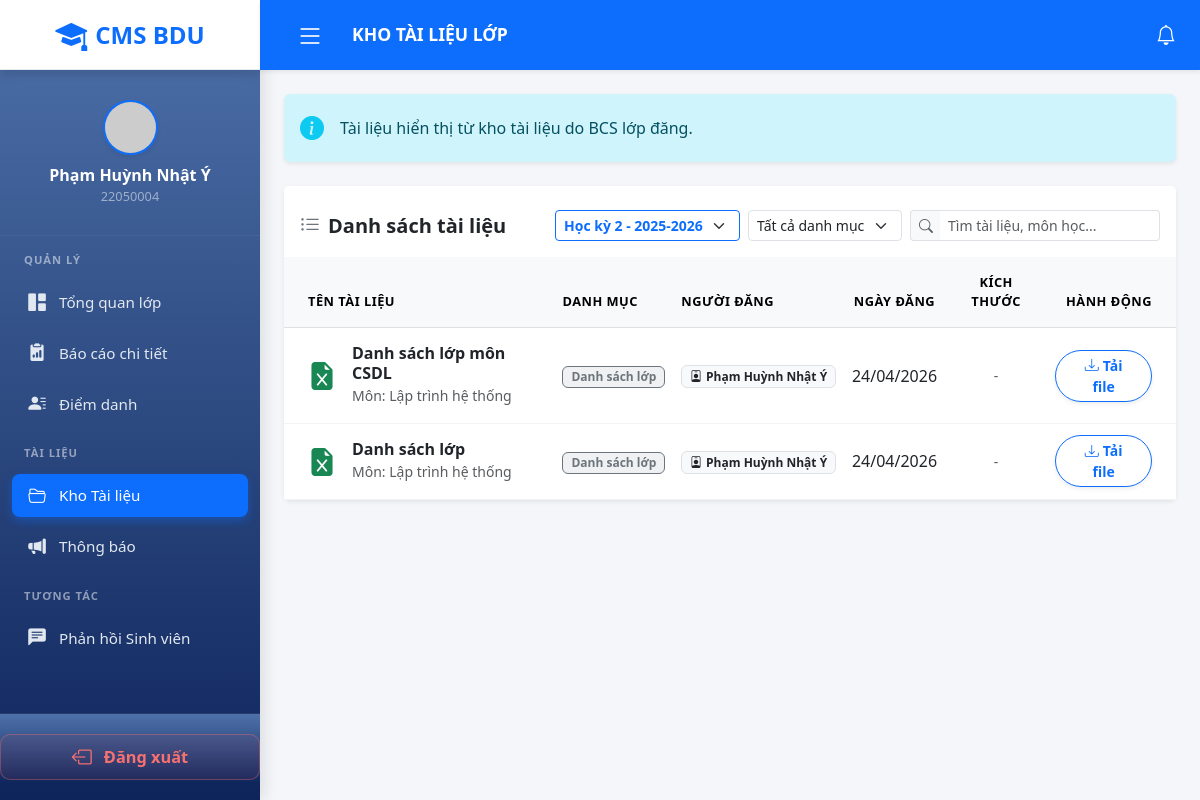
Screenshot of /views/student/documents.php (signed in) with the database file from the repository.
### tables this page shows
CREATE TABLE `users` (
  `id` int(11) NOT NULL AUTO_INCREMENT,
  `username` varchar(50) DEFAULT NULL,
  `password` varchar(255) DEFAULT NULL,
  `full_name` varchar(100) DEFAULT NULL,
  `email` varchar(100) NOT NULL,
  `google_id` varchar(255) DEFAULT NULL,
  `role` enum('student','bcs','teacher','support_admin','admin') DEFAULT 'student',
  `secondary_role` enum('student','bcs','teacher','admin') DEFAULT NULL,
  `is_active` tinyint(1) DEFAULT 1 COMMENT '1: Hoạt động, 0: Bị khóa',
  `position` varchar(100) DEFAULT NULL COMMENT 'Chức vụ (BCS): Lớp trưởng, Lớp phó',
  `academic_title` varchar(50) DEFAULT NULL COMMENT 'Học hàm/học vị: GS, PGS, TS, ThS, CN...',
  `avatar` varchar(255) DEFAULT NULL,
  `birth_date` date DEFAULT NULL,
  `phone_number` varchar(20) DEFAULT NULL,
  `address` varchar(255) DEFAULT NULL,
  `created_at` timestamp NOT NULL DEFAULT current_timestamp(),
  PRIMARY KEY (`id`),
  UNIQUE KEY `email` (`email`)
);

CREATE TABLE `documents` (
  `id` int(11) NOT NULL AUTO_INCREMENT,
  `title` varchar(255) NOT NULL,
  `note` varchar(255) DEFAULT NULL,
  `category` varchar(50) DEFAULT NULL COMMENT 'VD: Thông báo, Học liệu, Danh sách lớp',
  `drive_link` varchar(255) DEFAULT NULL,
  `drive_file_id` varchar(255) DEFAULT NULL,
  `icon_type` varchar(20) DEFAULT NULL,
  `custom_icon` varchar(255) DEFAULT NULL,
  `class_subject_id` int(11) NOT NULL,
  `uploader_id` int(11) DEFAULT NULL,
  `semester` varchar(10) DEFAULT NULL,
  `created_at` timestamp NOT NULL DEFAULT current_timestamp(),
  PRIMARY KEY (`id`),
  KEY `uploader_id` (`uploader_id`),
  KEY `idx_document_class` (`class_subject_id`),
  CONSTRAINT `documents_ibfk_1` FOREIGN KEY (`class_subject_id`) REFERENCES `class_subjects` (`id`) ON DELETE CASCADE,
  CONSTRAINT `documents_ibfk_2` FOREIGN KEY (`uploader_id`) REFERENCES `users` (`id`) ON DELETE SET NULL
);

### views/student/documents.php (the view, shortened to what the rows shown need)
<?php
require_once __DIR__ . '/../../config/config.php';
require_once __DIR__ . '/../../config/session.php';
require_once __DIR__ . '/../../config/helpers.php';
$userId = (int)($_SESSION['user_id'] ?? 0);
$extraCss = ['layout.css', 'student/student-layout.css', 'student/documents.css'];
function studentDocSizeLabel($driveLink): string {
    $link = trim((string)$driveLink);
    $path = (string)(parse_url($link, PHP_URL_PATH) ?? '');
    $basePath = (string)(parse_url(BASE_URL, PHP_URL_PATH) ?? '/cms');
    $prefix = rtrim($basePath, '/') . '/public/uploads/documents/';
    $fileName = basename(urldecode(substr($path, strlen($prefix))));
    $fullPath = BASE_PATH . '/public/uploads/documents/' . $fileName;
    if (!is_file($fullPath)) return '-';
    $bytes = @filesize($fullPath);
    return studentDocFormatFileSize($bytes);
}
$semesters = db_fetch_all(
    "SELECT sm.id, sm.semester_name, sm.academic_year, sm.start_date, sm.end_date
     FROM semesters sm
     WHERE sm.id IN (
        SELECT DISTINCT cs.semester_id
        FROM student_subject_registration ssr
        JOIN class_subject_groups csg ON ssr.class_subject_group_id = csg.id
        JOIN class_subjects cs ON csg.class_subject_id = cs.id
        WHERE ssr.student_id = ?
          AND ssr.status = 'Đang học'
          AND cs.semester_id IS NOT NULL
     )
     ORDER BY sm.academic_year DESC,
              FIELD(UPPER(sm.semester_name), 'HK1', '1', 'HK2', '2', 'HK3', '3'),
              sm.start_date DESC",
    [$userId]
);
$currentSemester = null;
$today = date('Y-m-d');
foreach ($semesters as $sem) {
    $start = $sem['start_date'] ?? '';
    $end = $sem['end_date'] ?? '';
    if ($start !== '' && $end !== '' && $today >= $start && $today <= $end) {
        $currentSemester = $sem;
        break;
    }
}
$selectedSemesterId = (int)($_GET['semester_id'] ?? ($currentSemester['id'] ?? 0));
$documents = db_fetch_all(
    "SELECT d.*, s.subject_name, s.subject_code,
            uploader.full_name as uploader_name,
            sm.semester_name, sm.academic_year
     FROM documents d
     JOIN class_subjects cs ON d.class_subject_id = cs.id
     JOIN subjects s ON cs.subject_id = s.id
     LEFT JOIN users uploader ON d.uploader_id = uploader.id
     LEFT JOIN semesters sm ON cs.semester_id = sm.id
     WHERE d.class_subject_id IN (
        SELECT DISTINCT csg.class_subject_id
        FROM student_subject_registration ssr
        JOIN class_subject_groups csg ON ssr.class_subject_group_id = csg.id
        WHERE ssr.student_id = ? AND ssr.status = 'Đang học'
     )
       AND LOWER(COALESCE(uploader.role, '')) = 'bcs'
       AND (? <= 0 OR cs.semester_id = ?)
     ORDER BY d.created_at DESC",
    [$userId, $selectedSemesterId, $selectedSemesterId]
);
?>
<!DOCTYPE html>
<html lang="vi">
<head>
    <link href="https://cdn.jsdelivr.net/npm/bootstrap@5.3.0/dist/css/bootstrap.min.css" rel="stylesheet">
    <link href="https://cdn.jsdelivr.net/npm/bootstrap-icons@1.10.5/font/bootstrap-icons.css" rel="stylesheet">
    <link rel="stylesheet" href="../../public/css/style.css">
    <?php foreach ($extraCss as $css): ?>
        <link rel="stylesheet" href="../../public/css/<?= e($css) ?>">
    <?php endforeach; ?>
</head>
<body class="dashboard-body">
<?php include_once __DIR__ . '/../../layouts/sidebar.php'; ?>
<div class="main-content" id="mainContent">
    <div class="p-4">
        <div class="card shadow-sm border-0">
            <div class="card-body p-0">
                <div class="table-responsive">
                    <table class="table table-hover align-middle custom-detail-table mb-0" id="documentsTable">
                        <thead class="text-muted small fw-bold table-light">
                            <tr>
                                <th class="ps-4 py-3">TÊN TÀI LIỆU</th>
                                <th class="py-3">DANH MỤC</th>
                                <th class="py-3">NGƯỜI ĐĂNG</th>
                                <th class="py-3 text-center">NGÀY ĐĂNG</th>
                                <th class="py-3 text-center">KÍCH THƯỚC</th>
                                <th class="pe-4 py-3 text-end">HÀNH ĐỘNG</th>
                            </tr>
                        </thead>
                        <tbody>
                            <?php if (!empty($documents)): ?>
                                <?php foreach ($documents as $doc): ?>
                                    <?php
                                    $title = (string)($doc['title'] ?? '');
                                    $link = (string)($doc['drive_link'] ?? '');
                                    $fileIcon = 'bi-file-earmark-fill';
                                    $iconColor = 'text-secondary';
                                    $target = strtolower($title . ' ' . $link);
                                    if (preg_match('/\.pdf(\?|$)/i', $target)) {
                                        $fileIcon = 'bi-file-earmark-pdf-fill';
                                        $iconColor = 'text-danger';
                                    } elseif (preg_match('/\.(doc|docx)(\?|$)/i', $target)) {
                                        $fileIcon = 'bi-file-earmark-word-fill';
                                        $iconColor = 'text-primary';
                                    } elseif (preg_match('/\.(xls|xlsx)(\?|$)/i', $target)) {
                                        $fileIcon = 'bi-file-earmark-excel-fill';
                                        $iconColor = 'text-success';
                                    } elseif (preg_match('/\.(zip|rar|7z)(\?|$)/i', $target)) {
                                        $fileIcon = 'bi-file-earmark-zip-fill';
                                        $iconColor = 'text-warning';
                                    }
                                    $category = (string)($doc['category'] ?? 'Khác');
                                    $categoryClass = 'bg-secondary bg-opacity-10 text-secondary border-secondary';
                                    ?>
                                    <tr data-category="<?= e(strtolower($category)) ?>" data-title="<?= e(strtolower(($title ?? '') . ' ' . ($doc['subject_name'] ?? '') . ' ' . ($doc['note'] ?? ''))) ?>">
                                        <td class="ps-4 py-3">
                                            <?php if ($link !== ''): ?>
                                                <a href="<?= e($link) ?>" target="_blank" rel="noopener noreferrer" class="file-link d-flex align-items-center">
                                                    <i class="bi <?= $fileIcon ?> fs-3 <?= $iconColor ?> me-3"></i>
                                                    <div>
                                                        <h6 class="mb-0 fw-bold text-dark file-title"><?= e($title) ?></h6>
                                                        <small class="text-muted"><?= e('Môn: ' . (($doc['subject_name'] ?? '') !== '' ? $doc['subject_name'] : '--')) ?></small>
                                                    </div>
                                                </a>
                                            <?php endif; ?>
                                        </td>
                                        <td>
                                            <span class="badge <?= $categoryClass ?> border px-2 py-1"><?= e($category) ?></span>
                                        </td>
                                        <td>
                                            <span class="badge bg-light text-dark border"><i class="bi bi-person-badge me-1"></i><?= e($doc['uploader_name'] ?? 'BCS') ?></span>
                                        </td>
                                        <td class="text-center text-dark"><?= formatDate($doc['created_at'] ?? null, 'd/m/Y') ?></td>
                                        <td class="text-center text-muted small"><?= e(studentDocSizeLabel($link)) ?></td>
                                        <td class="pe-4 text-end">
                                            <?php if ($link !== ''): ?>
                                                <a href="<?= e($link) ?>" target="_blank" rel="noopener noreferrer" class="btn btn-sm btn-outline-primary fw-bold px-3 rounded-pill shadow-sm">
                                                    <i class="bi bi-download me-1"></i>Tải file
                                                </a>
                                            <?php else: ?>
                                                <span class="text-muted">Không có file</span>
                                            <?php endif; ?>
                                        </td>
                                    </tr>
                                <?php endforeach; ?>
                            <?php endif; ?>
                        </tbody>
                    </table>
                </div>
            </div>
        </div>
    </div>
</div>
</body>
</html>

### layouts/sidebar.php (shortened to what the rows shown need)
<?php
$currentUser = getCurrentUser();
$role = $currentUser['role'];
$userInfo = db_fetch_one("SELECT * FROM users WHERE id = ?", [$currentUser['id']]);
?>
<div class="sidebar" id="sidebar">
    <div class="profile-container text-center flex-shrink-0">
        <a href="<?= getProfileUrl($role) ?>" class="profile-trigger" title="Xem hồ sơ cá nhân">
            <div class="hide-on-collapse">
                <div class="text-white fw-bold fs-6"><?= e($userInfo['full_name'] ?? '') ?></div>
                <div class="text-white-50 small mb-1" style="font-size: 0.8rem;">
                    <?php if ($role === 'student' || $role === 'bcs'): ?>
                        <?= e($userInfo['username'] ?? '') ?>
                    <?php else: ?>
                        <?= e($userInfo['email'] ?? '') ?>
                    <?php endif; ?>
                </div>
            </div>
        </a>
    </div>
</div>

### rows the page displays
users: full_name "Phạm Huỳnh Nhật Ý", username "22050004"
documents: title "Danh sách lớp môn CSDL", subject_name "Môn: Lập trình hệ thống", category "Danh sách lớp", uploader.full_name "Phạm Huỳnh Nhật Ý", created_at "24/04/2026", drive_link "-"
documents: title "Danh sách lớp", subject_name "Môn: Lập trình hệ thống", category "Danh sách lớp", uploader.full_name "Phạm Huỳnh Nhật Ý", created_at "24/04/2026", drive_link "-"

### other values shown
form field semester_id "Học kỳ 2 - 2025-2026"
